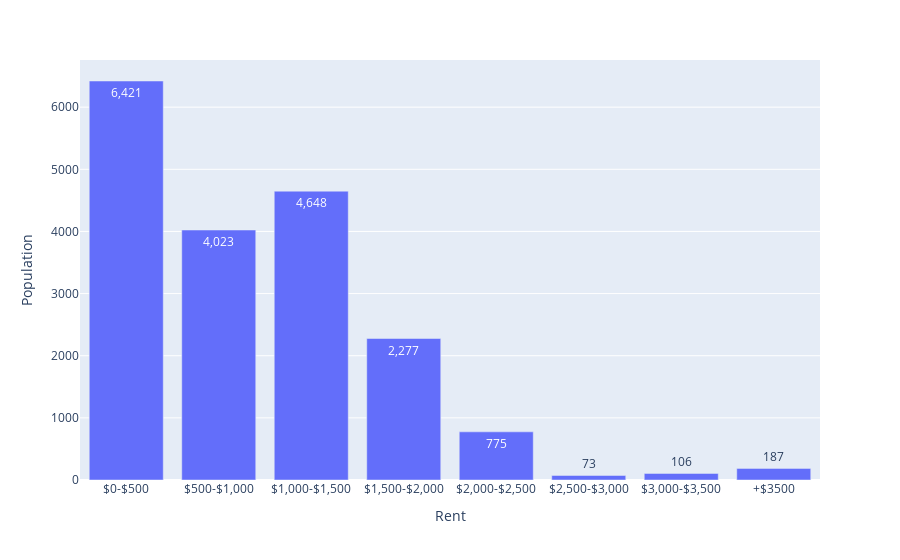

The cell this chart's notebook holds for it:
### Code cell


### Figure 1 — Plotly figure (JSON) as saved in the notebook; plotly's stock layout.template omitted (floating-point values rounded to 4 significant figures)
{"data": [{"alignmentgroup": "True", "hovertemplate": "Rent=%{x}<br>Population=%{y}<extra></extra>", "legendgroup": "", "marker": {"color": "#636efa", "pattern": {"shape": ""}}, "name": "", "offsetgroup": "", "orientation": "v", "showlegend": false, "textposition": "auto", "texttemplate": "%{y:,.0f}", "type": "bar", "x": ["$0-$500", "$500-$1,000", "$1,000-$1,500", "$1,500-$2,000", "$2,000-$2,500", "$2,500-$3,000", "$3,000-$3,500", "+$3500"], "xaxis": "x", "y": [6421, 4023, 4648, 2277, 775, 73, 106, 187], "yaxis": "y"}], "layout": {"barmode": "relative", "legend": {"tracegroupgap": 0}, "margin": {"t": 60}, "xaxis": {"anchor": "y", "domain": [0, 1], "title": {"text": "Rent"}}, "yaxis": {"anchor": "x", "domain": [0, 1], "title": {"text": "Population"}}}}
